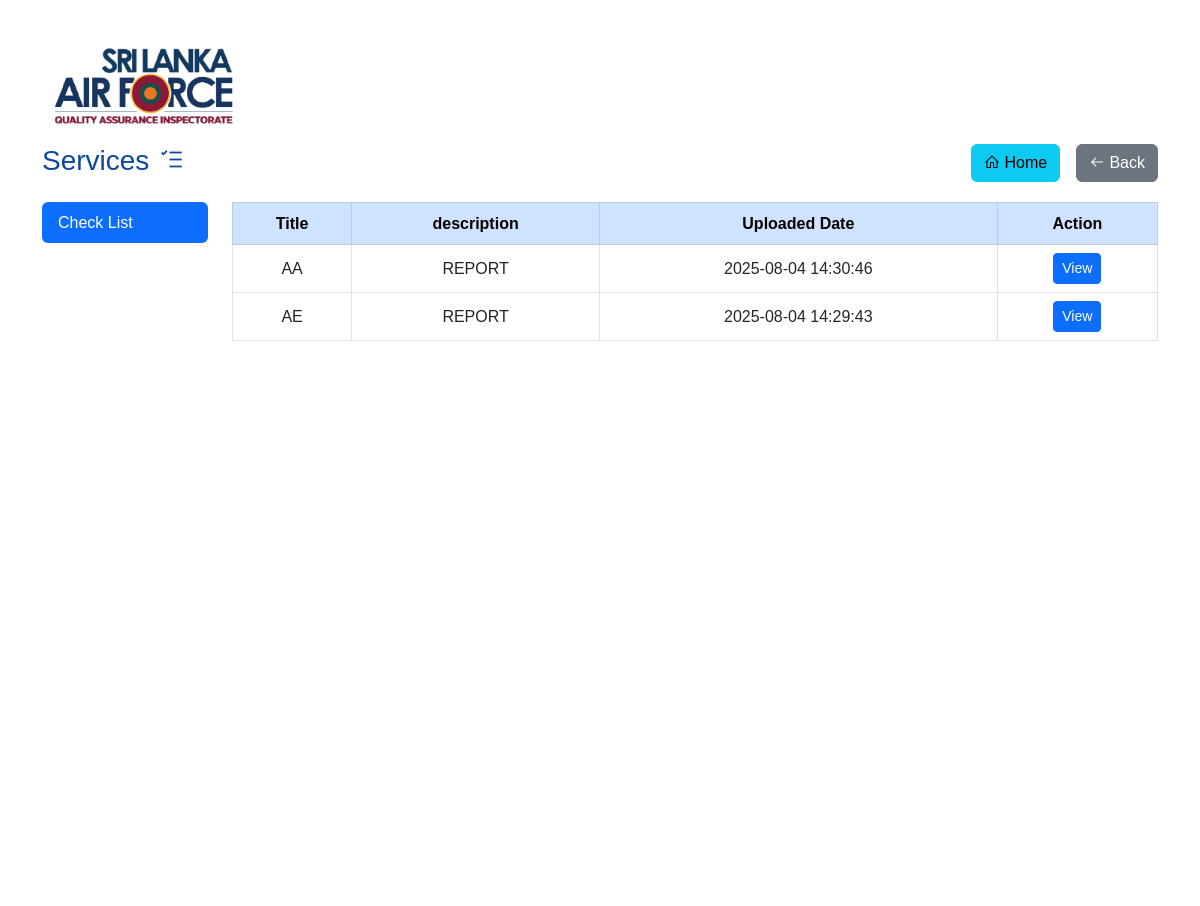
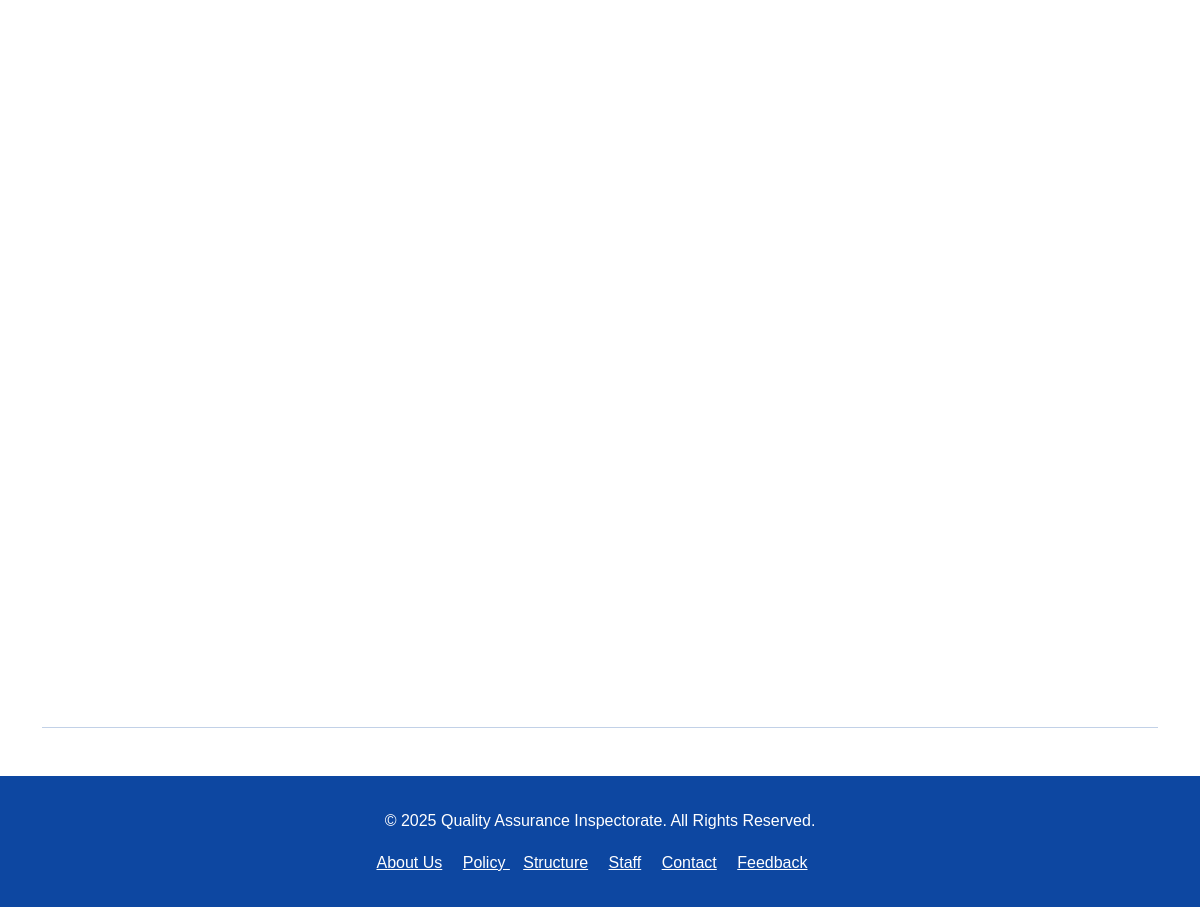
Screenshot of /services-checklist-aa.php with the database file from the repository (2 pictures, top to bottom).
### tables this page shows
CREATE TABLE `documents` (
  `id` int NOT NULL AUTO_INCREMENT,
  `title` varchar(255) NOT NULL,
  `description` text,
  `category_id` int DEFAULT NULL,
  `uploaded_by` int DEFAULT NULL,
  `file_path` varchar(255) NOT NULL,
  `uploaded_at` timestamp NULL DEFAULT CURRENT_TIMESTAMP,
  `is_active` tinyint(1) DEFAULT '1',
  `branch_id` int DEFAULT NULL,
  `section` varchar(50) DEFAULT NULL,
  PRIMARY KEY (`id`) USING BTREE,
  KEY `uploaded_by` (`uploaded_by`) USING BTREE,
  KEY `fk_document_category` (`category_id`) USING BTREE,
  CONSTRAINT `documents_ibfk_1` FOREIGN KEY (`category_id`) REFERENCES `categories` (`id`) ON DELETE RESTRICT ON UPDATE RESTRICT,
  CONSTRAINT `documents_ibfk_2` FOREIGN KEY (`uploaded_by`) REFERENCES `admins` (`id`) ON DELETE RESTRICT ON UPDATE RESTRICT,
  CONSTRAINT `fk_document_category` FOREIGN KEY (`category_id`) REFERENCES `categories` (`id`) ON DELETE RESTRICT ON UPDATE RESTRICT
);

### services-checklist-aa.php (the view, shortened to what this page needs)
<?php
include 'template/head.php';
require_once "includes/config.php";
$stmt = $db->prepare("SELECT d.title,d.description, b.name AS branch_name , d.uploaded_by ,c.name AS category, d.uploaded_at, d.file_path FROM documents d
JOIN categories c ON d.category_id = c.id
JOIN branches b ON d.branch_id = b.id
 WHERE d.category_id = 7 AND d.is_active = 1 AND d.branch_id = 8 ORDER BY d.uploaded_at DESC");
$stmt->execute();
$result = $stmt->get_result();
?>
<body>
    <?php
    include 'template/header.php';
    ?>
    <main class="container my-5 pt-5">
        <div class="page-header mb-4">
            <h3 class="colour-defult">Services <i class="fa fa-tasks"></i>
                <div class="float-end">
                    <a href="index.php" class="btn btn-info me-2"><i class="fa fa-home"></i> Home</a>
                    <a href="javascript:history.back()" class="btn btn-secondary"><i class="fa fa-arrow-left"></i> Back</a>
                </div>
            </h3>
        </div>
        <div class="row">
            <div class="col-lg-2">
                <ul class="nav flex-column nav-pills" id="inspectorateTabs" role="tablist" aria-orientation="vertical">
                    <li class="nav-item">
                        <a class="nav-link active" id="org-tab" data-bs-toggle="pill" href="#org" role="tab">Check List</a>
                    </li>
                </ul>
            </div>
            <div class="col-lg-10">
                <table class="table table-bordered text-center align-middle">
                    <thead class="table-primary">
                        <tr>
                            <th>Title</th>
                            <th>description</th>
                            <th>Uploaded Date</th>
                            <th>Action</th>
                        </tr>
                    </thead>
                    <tbody>
                        <?php if ($result->num_rows > 0): ?>
                            <?php while ($row = $result->fetch_assoc()): ?>
                                <tr>
                                    <td><?= htmlspecialchars($row['title']) ?></td>
                                    <td><?= htmlspecialchars($row['description']) ?></td>
                                    <td><?= htmlspecialchars($row['uploaded_at']) ?></td>
                                    <td>
                                        <a href="admin/action/<?= htmlspecialchars($row['file_path']) ?>" target="_blank" class="btn btn-sm btn-primary">View</a>
                                    </td>
                                </tr>
                            <?php endwhile; ?>
                        <?php else: ?>
                            <tr>
                                <td colspan="5">No documents found</td>
                            </tr>
                        <?php endif; ?>
                    </tbody>
                </table>
            </div>
        </div>
        <hr>
    </main>
    <?php
    include 'template/footer.php';
    ?>
</body>
</html>

### assets/css/style.css (style rules this page uses)
:root { --primary-color: #1a237e; --secondary-color: #1976d2; --accent-color: #2196f3; --light-color: #e3f2fd; --dark-color: #0d47a1; }
body { font-family: DMSans, Tahoma, Geneva, Verdana, sans-serif; line-height: 1.6; color: var(--dark-color); overflow-x: hidden; }

### rows the page displays
documents: title "AA", description "REPORT", uploaded_at "2025-08-04 14:30:46"
documents: title "AE", description "REPORT", uploaded_at "2025-08-04 14:29:43"
